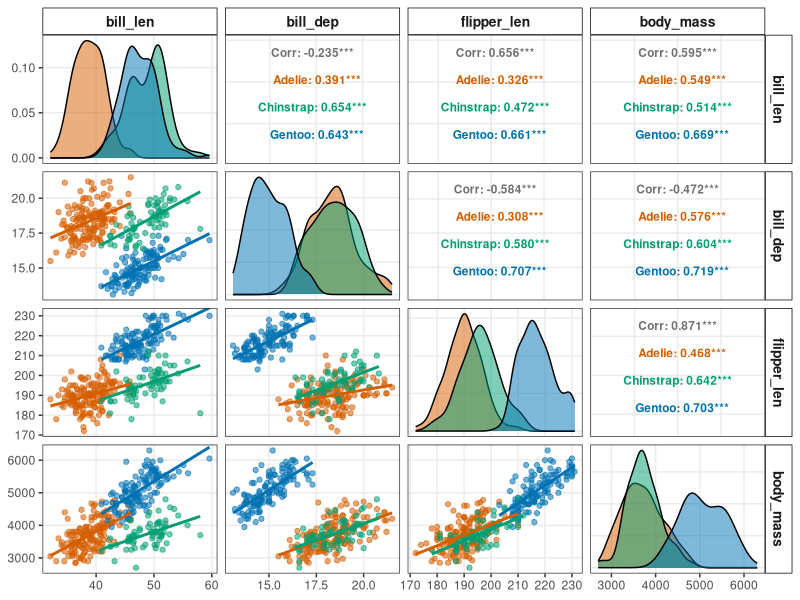
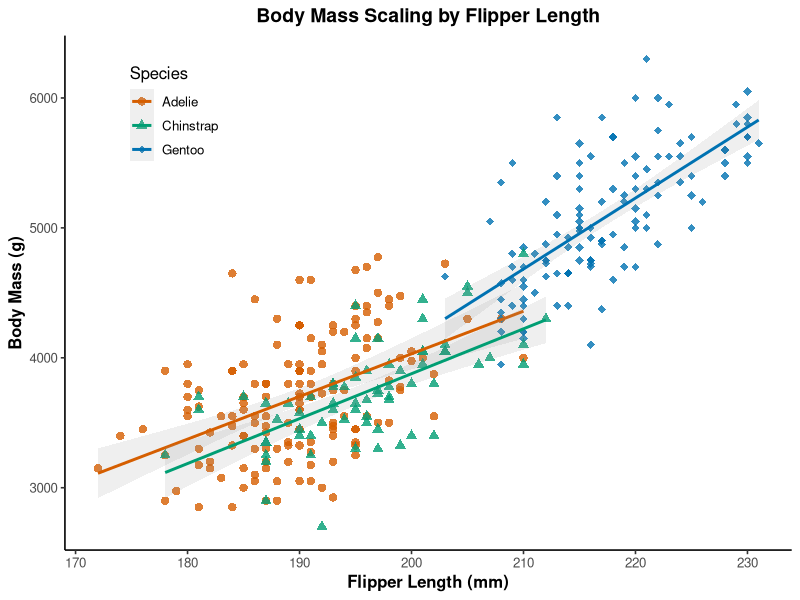
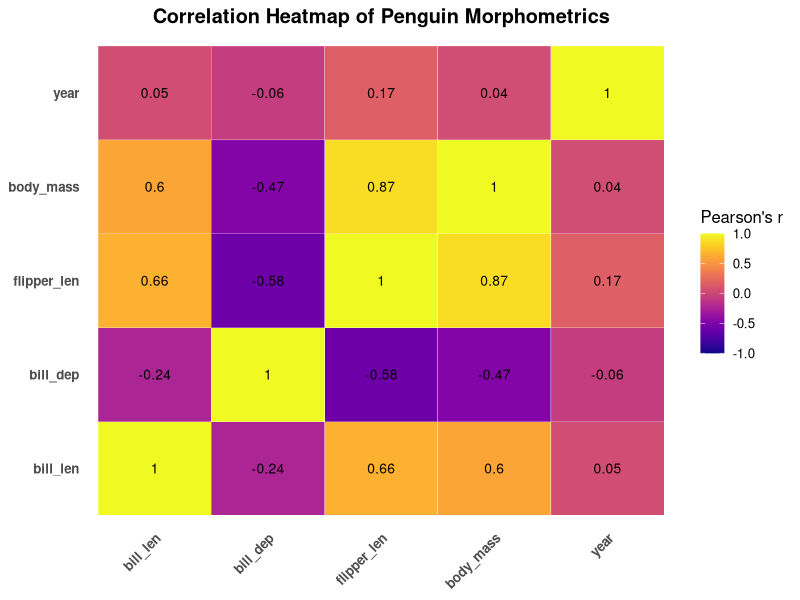

Generate these figures, in order, with R:
# Install packages if you haven't already:
install.packages(c("ggplot2", "GGally", "dplyr", "viridis", "corrplot"))

library(ggplot2)
library(GGally)
library(dplyr)
library(viridis)

# Define a clean, colorblind-friendly palette
pub_colors <- c("#D55E00", "#009E73", "#0072B2") # Vermillion, Bluish Green, Blue

# Custom theme modifications for publication standards
pub_theme <- theme_bw(base_size = 11, base_family = "sans") +
  theme(
    panel.grid.minor = element_blank(),
    strip.background = element_rect(fill = "white", color = "black", linewidth = 0.5),
    strip.text = element_text(face = "bold", size = 10),
    legend.position = "bottom"
  )

# Select numerical variables and species for grouping
penguins_data <- penguins
penguin_subset <- penguins_data %>%
  select(bill_len, bill_dep, flipper_len, body_mass, species) %>%
  na.omit()

# Generate the pair plot
p_pairs <- ggpairs(
  penguin_subset,
  columns = 1:4,
  mapping = aes(color = species, alpha = 0.7),
  lower = list(continuous = wrap("smooth", method = "lm", se = FALSE, linewidth = 0.8)),
  diag = list(continuous = wrap("densityDiag", alpha = 0.5)),
  upper = list(continuous = wrap("cor", size = 3, fontface = "bold"))
) +
  scale_color_manual(values = pub_colors) +
  scale_fill_manual(values = pub_colors) +
  pub_theme

print(p_pairs)

p_scatter <- ggplot(penguins_data, aes(x = flipper_len, y = body_mass, color = species, shape = species)) +
  geom_point(size = 2.5, alpha = 0.8) +
  geom_smooth(method = "lm", se = TRUE, linewidth = 1, alpha = 0.15) +
  scale_color_manual(values = pub_colors) +
  scale_shape_manual(values = c(16, 17, 18)) + # Different shapes for clarity
  labs(
    x = "Flipper Length (mm)",
    y = "Body Mass (g)",
    color = "Species",
    shape = "Species",
    title = "Body Mass Scaling by Flipper Length"
  ) +
  theme_classic(base_size = 12) +
  theme(
    plot.title = element_text(face = "bold", hjust = 0.5, size = 14),
    axis.title = element_text(face = "bold"),
    legend.position = c(0.15, 0.85),
    legend.background = element_rect(fill = alpha("white", 0.8), color = NA)
  )

print(p_scatter)

# Compute correlation matrix for numeric columns
numeric_vars <- penguins_data %>%
  select(bill_len, bill_dep, flipper_len, body_mass, year) %>%
  na.omit()

corr_matrix <- cor(numeric_vars)

# Reshape for ggplot
library(reshape2)
corr_melted <- melt(corr_matrix)

p_heat <- ggplot(corr_melted, aes(x = Var1, y = Var2, fill = value)) +
  geom_tile(color = "white") +
  scale_fill_viridis(option = "plasma", limits = c(-1, 1), name = "Pearson's r") +
  geom_text(aes(label = round(value, 2)), color = "black", size = 3.5) +
  labs(x = NULL, y = NULL, title = "Correlation Heatmap of Penguin Morphometrics") +
  theme_minimal(base_size = 12) +
  theme(
    axis.text.x = element_text(angle = 45, hjust = 1, face = "bold"),
    axis.text.y = element_text(face = "bold"),
    panel.grid = element_blank(),
    plot.title = element_text(face = "bold", hjust = 0.5)
  )

print(p_heat)
